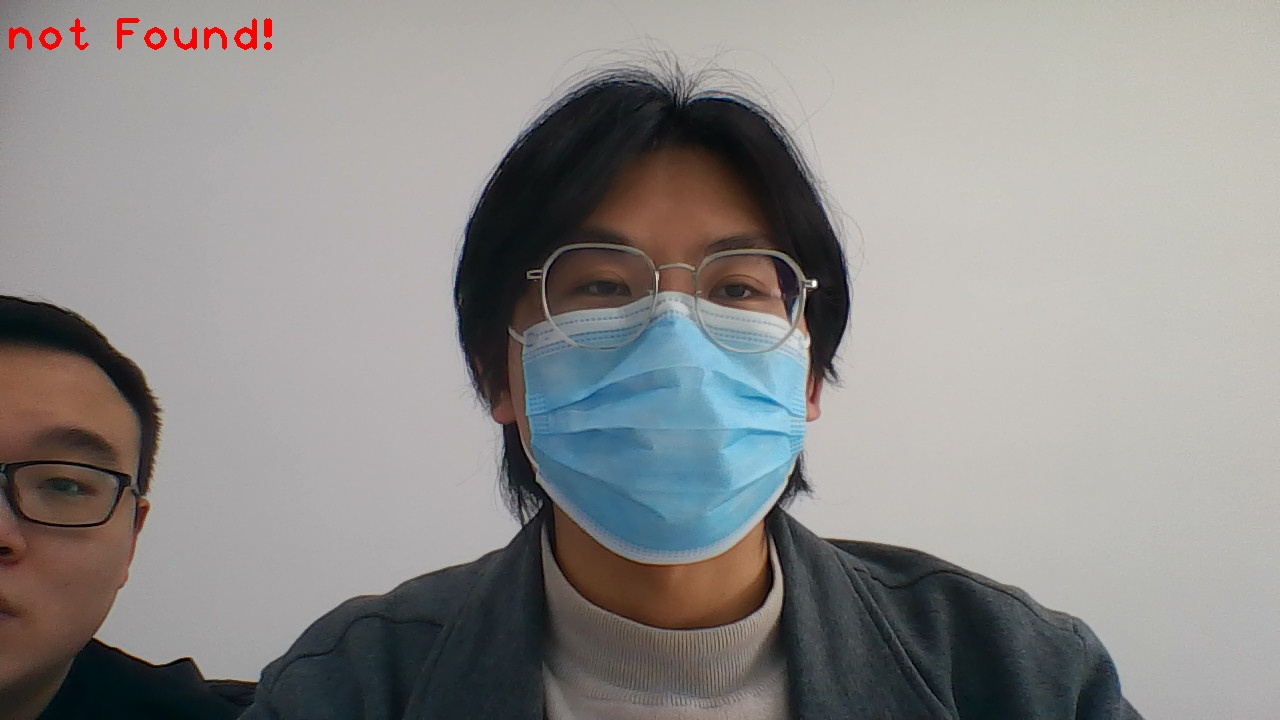
#> input picture images/01.jpg, 1280 x 720 px; its folder holds only this picture in this run
$ python -i LocationTest.py   (imports and definitions only)   (older library calls are emulated)
#> lines starting #> are read from the running program, lines starting #| are printed output that depends on the picture; after the words box and inside, x2 and y2 are one past the last pixel; in counts of white or black regions, pixels touching at a corner belong together
#> further down, picture is the input picture: shape (720, 1280, 3); mean B, G, R 138.5, 140, 141.5
### tools/ImageOperate.py
# -*- coding: UTF-8 -*-

import cv2
import numpy as np
import concurrent.futures
from matplotlib import pyplot as plt
from scipy.stats import norm
from sympy import S, diff, solveset, symbols

from tools.DecoratorTools import calculate_time


class ImageEqualize:
	def __init__(self, image):
		self.image = image

	# [14 lines left out: function clahe_equalize, not called in this run]

	def adaptive_index_equalize(self):
		imax = np.max(self.image)
		self.image = (255 ** (self.image / imax)).astype(np.uint8)
		return self


class Sharpen:
	def __init__(self, image):
		self.image = image

	def mask_sharpen(self, kernel_size: tuple = (5, 5)):
#> called with kernel_size = (5, 5)
		blurred = cv2.GaussianBlur(self.image, kernel_size, 0, cv2.CV_32F)
		res = self.image.astype(np.float32) - blurred

		# 增强后的图像
		image_add = self.image + res
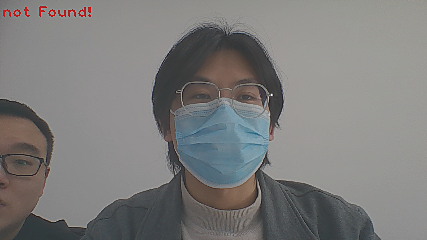
#> image_add: shape (240, 427, 3) float32; mean B, G, R 138.5, 140, 141.7; drawn with min black and max white
		self.image = np.clip(image_add, 0, 255).astype(np.uint8)
		return self

	def frequency_enhancement(self):
		pass


def filter_bright_spots(image_gray, lsd: cv2.LineSegmentDetector, lines_num: int = 70):
	"""
	filter the bright spots in the image, the original image will be changed
	:param image_gray:
	:param lsd:
	:param lines_num:
	:return:
	"""
#> called with lines_num = 70
	# 阈值分割
	r, t = cv2.threshold(image_gray, 0, 255, cv2.THRESH_BINARY + cv2.THRESH_OTSU)
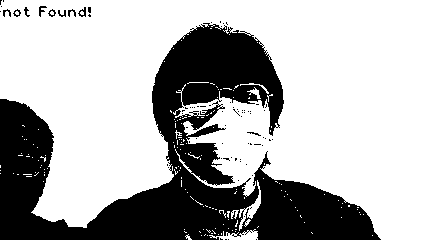
#> t: shape (240, 427); 69% white; 78 black regions (68 under 20 px)
#> r = 117
	# 开闭运算
	# kernel = np.ones((3, 3), np.uint8)
	# closing = cv2.morphologyEx(t, cv2.MORPH_CLOSE, kernel)  # 闭运算
	# opening = cv2.morphologyEx(closing, cv2.MORPH_OPEN, kernel)  # 开运算
	# 面积阈值
	area_threshold = int(image_gray.shape[0] * image_gray.shape[1] * 0.015)
#> area_threshold = 1537
	# 寻找轮廓
	contours, hierarchy = cv2.findContours(t, cv2.RETR_EXTERNAL, cv2.CHAIN_APPROX_SIMPLE)
#> contours = 161 contours, 155 with area under 20; largest, box (x1, y1, x2, y2) and area: (0, 0, 427, 240) 68806, (209, 229, 258, 240) 216, (239, 180, 261, 231) 192, (247, 87, 261, 99) 38, (231, 210, 239, 219) 20, (240, 83, 269, 94) 20
	lines_list = []
	contour_list_area = []
	contour_list_line = []
	for contour_area in contours:
		x, y, w, h = cv2.boundingRect(contour_area)
		if cv2.contourArea(contour_area) > area_threshold:
			image_gray_part = image_gray[y:y + h, x:x + w]
			ret, image_threshold = cv2.threshold(image_gray_part, 0, 255, cv2.THRESH_OTSU + cv2.THRESH_BINARY)
			# detect lines
			lines, width, prec, nfa = lsd.detect(image_threshold)
			if lines is not None:
				lines_list.append(lines)
				contour_list_area.append(contour_area)
		# [4 lines of commented-out code are left out]
		else:
			cv2.drawContours(image_gray, [contour_area], -1, 0, cv2.FILLED)
#> this loop made 161 passes
#> (x, y, w, h) on passes 1 to 3: (372, 235, 1, 1), (207, 235, 1, 1), (201, 235, 1, 1)
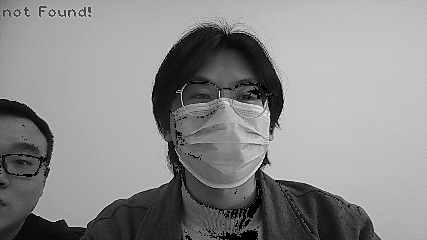
#> image_gray: shape (240, 427); min 0, max 255, mean 138.9
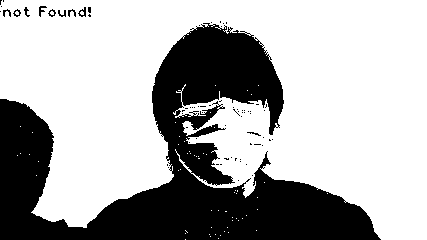
#> image_threshold: shape (240, 427); 68% white; 70 black regions (60 under 20 px)
#> after the loop, contour_list_area = 1 contour; box (x1, y1, x2, y2) and area: (0, 0, 427, 240) 68806; lines_list = 1 item

	# 将列表中的ndarray转换为NumPy数组
	arr_list_np = np.array(lines_list, dtype=object)
	try:
		# 获取最长的ndarray元素的数量
		longest_length = np.max([len(arr) for arr in arr_list_np])
#> longest_length = 89
		for contour_line, lines in zip(contour_list_area, lines_list):
			if len(lines) >= max((lines_num, 0.6 * longest_length)):
				contour_list_line.append(contour_line)
			else:
				cv2.drawContours(image_gray, [contour_line], -1, 0, cv2.FILLED)
#> this loop made 1 pass
#> after the loop, contour_list_line has the same summary as contour_list_area
	except:
		print(arr_list_np)
	return contour_list_line


# [75 lines left out: functions pyrdown_multithread, build_pyramid, reconstruct_from_laplacian_pyramid, not called in this run]


def downsample_with_edge_preservation(image: np.ndarray, scale_factor: int = 3):
	"""
	:param image:
	:param scale_factor: scaling ratio, 1/scale_factor
	:return: downsampled_image
	"""
	# 创建 gaussian 卷积核
	sigma = 0.1
	size = int(2 * np.ceil(3 * sigma) + 1)
	kernel_gaussian = cv2.getGaussianKernel(size, sigma)
	# 使用卷积核进行下采样
	smoothed_image = cv2.sepFilter2D(image, -1, kernel_gaussian.T, kernel_gaussian)
	return smoothed_image[::scale_factor, ::scale_factor]


# [164 lines left out: functions get_original_location, block_threshold, get_threshold_by_convexity, hist_cut_by_mutation, hist_normalized, get_box_corner_ave and 2 more, not called in this run]

### tools/DecoratorTools.py
# -*- coding: UTF-8 -*-
import time
from functools import wraps

import matplotlib.pyplot as plt
import numpy as np


class Timer:
	"""
	定义了一个名为Timer的上下文管理器类。
	在上下文管理器类中，__enter__方法被调用时记录了代码块的开始时间，而__exit__方法在代码块执行完毕后被调用，计算并输出代码块的执行时间。
	示例函数
		def my_function():
			with Timer():
				time.sleep(2)  # 假设这是需要计时的代码
	在my_function函数中，我们使用with Timer():语句来创建一个Timer的实例，并将需要计时的代码块放在with语句块中。
	当程序执行到with Timer():时，上下文管理器的__enter__方法会被调用，记录开始时间；当代码块执行完毕后，__exit__方法会被调用，计算并输出代码块的执行时间。
	"""

	# [18 lines left out: functions __enter__, __exit__, not called in this run]


def calculate_time(func):
	# [7 lines left out: function wrapper, not called in this run]

	return wrapper


# [16 lines left out: function show_image, not called in this run]

### test_try/LocationTest.py
# -*- coding: UTF-8 -*-
import os

import cv2
import numpy as np
import matplotlib.pyplot as plt
from tools.ImageOperate import downsample_with_edge_preservation, ImageEqualize, Sharpen, filter_bright_spots
from tools.DecoratorTools import Timer


def locate(image_source):
	# 降采样
	image_pydown_s = downsample_with_edge_preservation(image_source)
	# 边缘增强
	image_pydown_s = Sharpen(image_pydown_s).mask_sharpen().image
	# 阈值分割
	image_gray = cv2.cvtColor(image_pydown_s, cv2.COLOR_BGR2GRAY)

	lsd = cv2.createLineSegmentDetector()
	_ = filter_bright_spots(image_gray, lsd)

	# 重映射
	image_gray = cv2.medianBlur(image_gray, 3)
	image_gray = ImageEqualize(image_gray).adaptive_index_equalize().image
#> in adaptive_index_equalize, `imax = np.max(self.image)`: imax = 222

	contour_list = filter_bright_spots(image_gray, lsd)
#> call 2 of filter_bright_spots, with lines_num = 70
#> in filter_bright_spots (call 2), `r, t = cv2.threshold(image_gray, 0, 255, cv2.THRESH_BINARY + cv2.THRES..`: t: shape (240, 427); 61.2% white; 21 black regions (15 under 20 px)
#> in filter_bright_spots (call 2), `r, t = cv2.threshold(image_gray, 0, 255, cv2.THRESH_BINARY + cv2.THRES..`: r = 54
#> in filter_bright_spots (call 2), `contours, hierarchy = cv2.findContours(t, cv2.RETR_EXTERNAL, cv2.CHAIN..`: contours = 33 contours, 30 with area under 20; largest, box (x1, y1, x2, y2) and area: (13, 0, 427, 240) 61629, (232, 146, 265, 187) 364, (40, 182, 48, 199) 20
#> the loop in filter_bright_spots (call 2), `for contour_area in contours:` made 33 passes
#> (x, y, w, h, ret) on pass 33: (13, 0, 414, 240, 54)
#> (x, y, w, h) on passes 1, 2, 4, 6, 7, 8: (76, 225, 11, 3), (56, 220, 1, 1), (63, 218, 10, 9), (45, 218, 1, 1), (43, 217, 1, 1), (41, 216, 1, 1)
#> after the loop in filter_bright_spots (call 2), `for contour_area in contours:`:
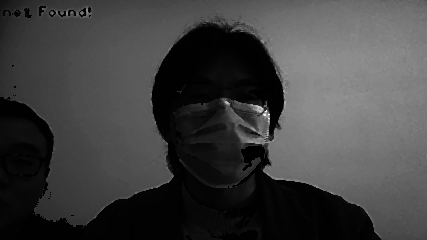
#> image_gray: shape (240, 427); min 0, max 255, mean 64
#> after the loop in filter_bright_spots (call 2), `for contour_area in contours:`:
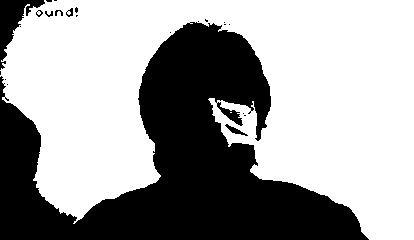
#> image_threshold: shape (240, 414); 62.5% white; 23 black regions (16 under 20 px)
#> after the loop in filter_bright_spots (call 2), `for contour_area in contours:`: contour_list_area = 1 contour; box (x1, y1, x2, y2) and area: (13, 0, 427, 240) 61629
#> in filter_bright_spots (call 2), `longest_length = np.max([len(arr) for arr in arr_list_np])`: longest_length = 63
#> the loop in filter_bright_spots (call 2), `for contour_line, lines in zip(contour_list_area, lines_list):` made 1 pass
#> after the loop in filter_bright_spots (call 2), `for contour_line, lines in zip(contour_list_area, lines_list):`:
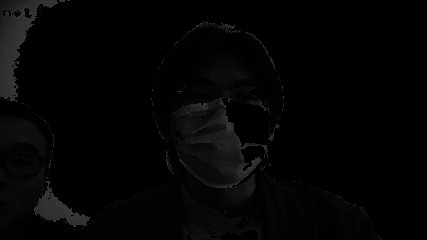
#> image_gray: shape (240, 427); min 0, max 54, mean 4
#> after the loop in filter_bright_spots (call 2), `for contour_line, lines in zip(contour_list_area, lines_list):`: contour_list_line = []
#> contour_list = []

	for contour in contour_list:
		rect = cv2.minAreaRect(contour)
		box = cv2.boxPoints(rect).astype(np.int0)
		cv2.drawContours(image_pydown_s, [box], -1, (0, 0, 255), 1)
#> this loop made 0 passes
	return image_pydown_s


# Load the image
path = r'D:\Fenkx\Fenkx - General\AI\Dataset\BarCode\My Datasets\Factory'
# [14 lines not run here, left out]

>>> import cv2
>>> picture = cv2.imread('../images/01.jpg')
>>> result = locate(picture)
